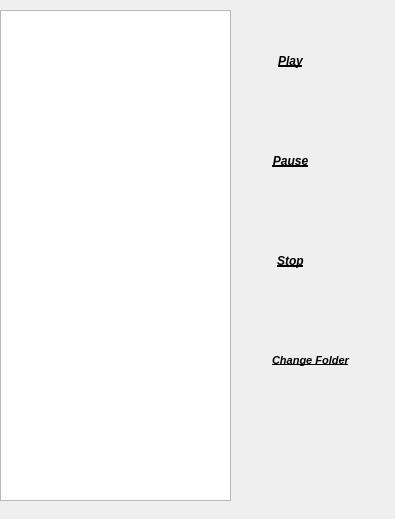
<?xml version="1.0" encoding="UTF-8"?>
<ui version="4.0">
 <class>MainWindow</class>
 <widget class="QMainWindow" name="MainWindow">
  <property name="geometry">
   <rect>
    <x>0</x>
    <y>0</y>
    <width>395</width>
    <height>519</height>
   </rect>
  </property>
  <property name="windowTitle">
   <string>Music Box</string>
  </property>
  <property name="windowIcon">
   <iconset>
    <normaloff>../res/icon.ico</normaloff>../res/icon.ico</iconset>
  </property>
  <widget class="QWidget" name="centralwidget">
   <widget class="QPushButton" name="play">
    <property name="geometry">
     <rect>
      <x>240</x>
      <y>20</y>
      <width>101</width>
      <height>81</height>
     </rect>
    </property>
    <property name="font">
     <font>
      <weight>75</weight>
      <italic>true</italic>
      <bold>true</bold>
      <underline>true</underline>
     </font>
    </property>
    <property name="autoFillBackground">
     <bool>false</bool>
    </property>
    <property name="text">
     <string>Play</string>
    </property>
    <property name="icon">
     <iconset>
      <normaloff>res/play.png</normaloff>res/play.png</iconset>
    </property>
    <property name="iconSize">
     <size>
      <width>50</width>
      <height>50</height>
     </size>
    </property>
    <property name="flat">
     <bool>true</bool>
    </property>
   </widget>
   <widget class="QPushButton" name="pause">
    <property name="geometry">
     <rect>
      <x>240</x>
      <y>120</y>
      <width>101</width>
      <height>81</height>
     </rect>
    </property>
    <property name="font">
     <font>
      <weight>75</weight>
      <italic>true</italic>
      <bold>true</bold>
      <underline>true</underline>
     </font>
    </property>
    <property name="text">
     <string>Pause</string>
    </property>
    <property name="icon">
     <iconset>
      <normaloff>res/pause.png</normaloff>res/pause.png</iconset>
    </property>
    <property name="iconSize">
     <size>
      <width>50</width>
      <height>50</height>
     </size>
    </property>
    <property name="flat">
     <bool>true</bool>
    </property>
   </widget>
   <widget class="QPushButton" name="stop">
    <property name="geometry">
     <rect>
      <x>240</x>
      <y>220</y>
      <width>101</width>
      <height>81</height>
     </rect>
    </property>
    <property name="font">
     <font>
      <weight>75</weight>
      <italic>true</italic>
      <bold>true</bold>
      <underline>true</underline>
     </font>
    </property>
    <property name="text">
     <string>Stop</string>
    </property>
    <property name="icon">
     <iconset>
      <normaloff>res/stop.png</normaloff>res/stop.png</iconset>
    </property>
    <property name="iconSize">
     <size>
      <width>50</width>
      <height>50</height>
     </size>
    </property>
    <property name="flat">
     <bool>true</bool>
    </property>
   </widget>
   <widget class="QPushButton" name="change_dir">
    <property name="geometry">
     <rect>
      <x>240</x>
      <y>320</y>
      <width>141</width>
      <height>81</height>
     </rect>
    </property>
    <property name="font">
     <font>
      <pointsize>8</pointsize>
      <weight>75</weight>
      <italic>true</italic>
      <bold>true</bold>
      <underline>true</underline>
      <strikeout>false</strikeout>
     </font>
    </property>
    <property name="text">
     <string>Change Folder</string>
    </property>
    <property name="icon">
     <iconset>
      <normaloff>res/find.png</normaloff>res/find.png</iconset>
    </property>
    <property name="iconSize">
     <size>
      <width>50</width>
      <height>50</height>
     </size>
    </property>
    <property name="default">
     <bool>false</bool>
    </property>
    <property name="flat">
     <bool>true</bool>
    </property>
   </widget>
   <widget class="QListWidget" name="listWidget">
    <property name="geometry">
     <rect>
      <x>0</x>
      <y>10</y>
      <width>231</width>
      <height>491</height>
     </rect>
    </property>
   </widget>
  </widget>
 </widget>
 <resources/>
 <connections/>
</ui>
